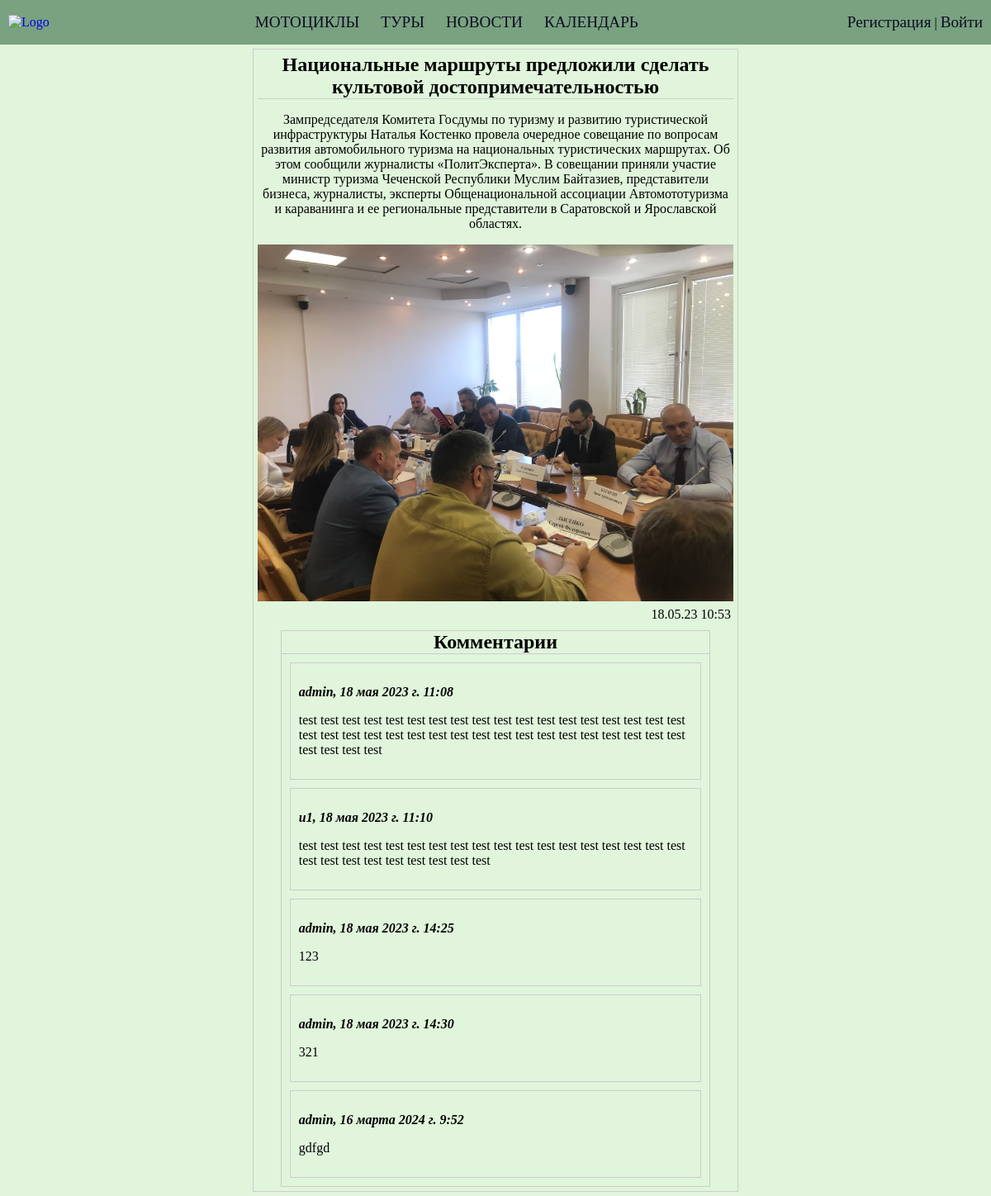
Screenshot of /news/1 with the database file from the repository.
### base/models.py (models this page shows, shortened)
class News(models.Model):
    title = models.CharField(max_length=150, verbose_name='Заголовок')
    content = models.TextField(verbose_name='Информация', default=None)
    image = models.ImageField(upload_to='images/news', blank=True)
    date = models.DateTimeField(auto_now_add=True, verbose_name="Дата создания")
    comments = models.ManyToManyField(Comments, verbose_name="Коментарий", blank=True)
    class Meta:
        verbose_name = 'Новость'
        verbose_name_plural = 'Новости'

class Comments(models.Model):
    author = models.ForeignKey(Profile, on_delete=models.CASCADE, verbose_name="Автор")
    content = models.TextField(verbose_name='Информация', default=None, max_length=200)
    date = models.DateTimeField(auto_now_add=True, verbose_name="Дата создания")
    class Meta:
        verbose_name = 'Комментарий'
        verbose_name_plural = 'Комментарии'

class Profile(models.Model):
    user = models.OneToOneField(User, on_delete=models.CASCADE)
    phone = PhoneNumberField(verbose_name='Номер телефона', blank=True)
    def __str__(self):
        return self.user.username
    class Meta:
        verbose_name = 'Пользователь'
        verbose_name_plural = 'Пользователи'

### base/views.py (the view, shortened to what this page needs)
# urls.py: path('news/<int:pk>', NewsDetailView.as_view(), name='news'),
class NewsDetailView(DetailView):
    model = News
    template_name = 'base/news.html'
    pk_url_kwarg = 'pk'
    context_object_name = 'news'

### base/templates/base/news.html (shortened to what this page needs)
{% extends 'base/base.html' %}
{% load static %}
{% block style %}
    <link type="text/css" rel="stylesheet" href="{% static 'base/css/news.css' %}"/>
{% endblock %}
{% block content %}
    <div class="news-block">
      <h2>{{ news.title }}</h2>
      <p>{{ news.content }}</p>
        {% if news.image %}
            <img src="{{ news.image.url }}" alt="новость"/>
        {% endif %}
        <p class="date">{{ news.date|date:'d.m.y h:i' }}</p>
      <div class="comments">
        <h2>Комментарии</h2>
        {% for comment in news.comments.all %}
            <div class="comment">
                <p><strong><em>{{ comment.author }}, {{ comment.date }}</em></strong></p>
                <p>{{ comment.content }}</p>
            </div>
        {% endfor %}
      </div>
    </div>
{% endblock %}

### base/static/base/css/news.css (style rules this page uses)
.news-block { max-width: 60%; margin: 5px auto; text-align: center; border: 1px solid #ccc; padding: 5px; color: black; }
.news-block h2 { margin: 0 auto; text-align: center; border-bottom: 1px solid #ccc; }
img { width: 100%; }
.date { text-align: right; margin: 3px; margin-bottom: 10px; }
.comments { width: 90%; margin: 0 auto; text-align: left; border: 1px solid #ccc; }
.comment { border: 1px solid #ccc; padding: 10px; margin: 10px; }

### base/static/base/css/base.css (style rules this page uses)
body { margin: 0px; background-color: #e0f5dc; }

### rows the page displays
News: title "Национальные маршруты предложили сделать культовой достопримечательностью", content "Зампредседателя Комитета Госдумы по туризму и развитию туристической инфраструктуры Наталья Костенко провела очередное совещание по вопросам развития автомобильного туризма на национальных туристических маршрутах. Об этом сообщили журналисты «ПолитЭксперта». В совещании приняли участие министр туризма Чеченской Республики Муслим Байтазиев, представители бизнеса, журналисты, эксперты Общенациональной ассоциации Автомототуризма и караванинга и ее региональные представители в Саратовской и Ярославской областях.", image (picture), date "18.05.23 10:53"
Comments: author "admin", date "18 мая 2023 г. 11:08", content "test test test test test test test test test test test test test test test test test test test test test test test test test test test test test test test test test test test test test test test test"
Comments: author "u1", date "18 мая 2023 г. 11:10", content "test test test test test test test test test test test test test test test test test test test test test test test test test test test"
Comments: author "admin", date "18 мая 2023 г. 14:25", content "123"
Comments: author "admin", date "18 мая 2023 г. 14:30", content "321"
Comments: author "admin", date "16 марта 2024 г. 9:52", content "gdfgd"
